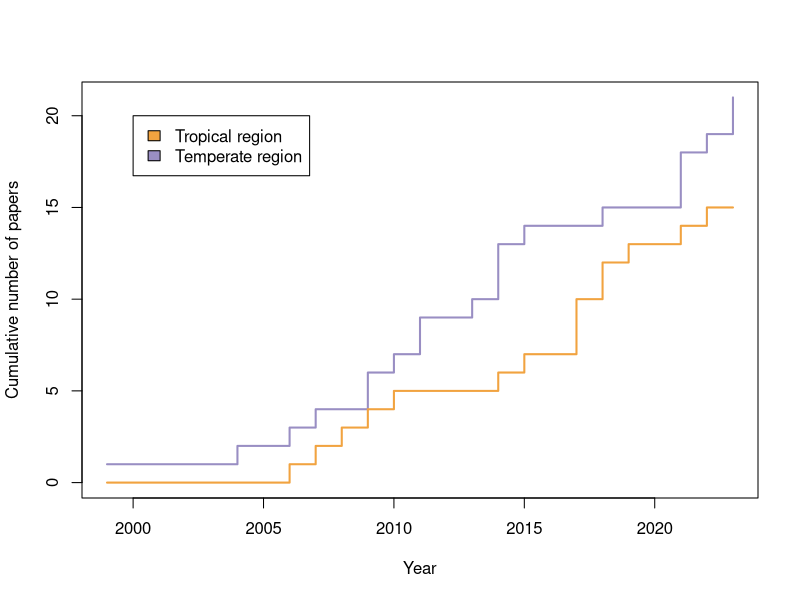

The R script that drew this image:
voteCount <- function(x, Nrand=1E4, toPlot=FALSE) {
	observed <- mean(x)
	random <- numeric(Nrand)
	random[1] <- observed
	for(i in 2:Nrand) {
		random[i] <- mean(sample(c(-1,0,1), size=length(x), replace=T))
	}
	if(toPlot) {
		hist(random)
		abline(v=observed, col="red", lwd=2)
	}
	signif <- sum(abs(random) >= abs(observed))/Nrand
	result <- c(observed, signif)
	names(result) <- c("MeanEI", "Significance")
	return(result)
}

sensitivity <- function(x, study, show.iteration=FALSE) {
	studies <- sort(unique(study))
	Nstudies <- length(studies)
	result <- matrix(nrow=Nstudies+1, ncol=2)
	colnames(result) <- c("MeanEI", "Significance")
	result[1,] <- voteCount(x)
	rownames(result) <- 1:nrow(result)
	rownames(result)[1] <- "None removed"
	for (i in 1:Nstudies) {
		study.i <- studies[i]
		x.i <- x[study != study.i]
		result[i+1,] <- voteCount(x.i)
		row.names(result)[1+i] <- paste(study.i, "removed")
		if(show.iteration) print(i)
	}
	return(result)
}


library(tidyverse)

setwd("e:/Pavel/Profissional/Orientacoes/MES_ori/2020_David/Artigo_David_EIPollination/v2024-01/submission3_ActaOecologica/newAnalyses/")

dados <- read.table("dados_david_paraanalise.csv", stringsAsFactors=TRUE,
	sep="\t", header=TRUE)
dados$Estudo <- as.character(dados$Estudo)
str(dados)


foo <- strsplit(as.character(dados$Estudo), " ")
ano <- numeric(length(foo))
for(i in 1:length(foo)) {
	bar <- foo[[i]][length(foo[[i]])]
	ano[i] <- as.numeric(bar)
}
ano

dados$Ano <- ano


### Studies per year per region

dados.YR <- dados[,c("Estudo", "Ano", "Regiao")]
dados.YR <- unique(dados.YR)
nrow(dados.YR)

dados.YR.N <- aggregate(Estudo ~ Ano + Regiao, data=dados.YR, FUN=length)

dados.YR.N <- as.data.frame(pivot_wider(dados.YR.N, id_cols = Ano, 
	names_from=Regiao, 
	values_from=Estudo))
dados.YR.N <- replace_na(dados.YR.N, list(Temperada=0, Tropical=0))

dados.YR.N <- dados.YR.N[order(dados.YR.N$Ano),]


dados.YR.N$CumulTemperada <- cumsum(dados.YR.N$Temperada)
dados.YR.N$CumulTropical <- cumsum(dados.YR.N$Tropical)

dados.YR.N$Total <- dados.YR.N$Temperada + dados.YR.N$Tropical
str(dados.YR.N)

dados.YR.N$CumulTotal <- cumsum(dados.YR.N$Total)


color.temperate <- "#998ec3"
color.tropical <- "#f1a340"

png(filename="Fig2_PapersPerYear.png", height=20, width=20, unit="cm", res=300)
plot(CumulTemperada ~ Ano, 
	data=dados.YR.N, type="s", lwd=2, 
	col=color.temperate, xlab="Year", ylab="Cumulative number of papers",
	ylim=c(0,max(dados.YR.N$CumulTemperada)))
lines(CumulTropical ~ Ano, data=dados.YR.N, type="s", lwd=2,
	col=color.tropical)
legend(x=2000, y=20, fill=c(color.tropical, color.temperate),
	legend=c("Tropical region", "Temperate region"))
dev.off()


#####################################################################

### Which subsets to analyze:
# abundance
# abundance - temperate region
# abundance - tropical region
# abundance – agricultural edges
# abundance - linear opening edges
# abundance - Diptera
# abundance - Hymenoptera
# abundance - Hymenoptera in the temperate region
# richness
# richness - temperate region
# richness - tropical region
# richness - agricultural edges
# richness - linear opening edges
# richness - Hymenoptera
# visitation
# visitation - temperate region
# visitation - tropical region
# visitation - agricultural edges
# visitation - linear opening edges
# visitation - Hymenoptera
# production
# production - temperate region
# production - tropical region
# production - agricultural edges
# production - linear opening edges
# production - plants visited by Hymenoptera
# production - plants visited by Hymenoptera and Diptera
# production - plants visited by Hymenoptera, Diptera and Lepidoptera.


dados.abundancia <- subset(dados, Abundancia==1)
length(unique(dados.abundancia$Estudo))
nrow(dados.abundancia) 
table(dados.abundancia$Resposta)
sensitivity(x = dados.abundancia$Resposta, study=dados.abundancia$Estudo)

dados.abund.temper <- subset(dados, Abundancia==1 & Regiao=="Temperada")
length(unique(dados.abund.temper$Estudo))
nrow(dados.abund.temper) 
table(dados.abund.temper$Resposta)
sensitivity(x = dados.abund.temper$Resposta, study=dados.abund.temper$Estudo)

dados.abund.trop <- subset(dados, Abundancia==1 & Regiao=="Tropical")
length(unique(dados.abund.trop$Estudo))
nrow(dados.abund.trop) 
table(dados.abund.trop$Resposta)
sensitivity(x = dados.abund.trop$Resposta, study=dados.abund.trop$Estudo)

dados.abund.agric <- subset(dados, Abundancia == 1 & Agropecuaria_ocupaca == 1)
length(unique(dados.abund.agric$Estudo))
nrow(dados.abund.agric) 
table(dados.abund.agric$Resposta)
sensitivity(x = dados.abund.agric$Resposta, study=dados.abund.agric$Estudo)

dados.abund.linear <- subset(dados, Abundancia == 1 & Aberturas_lineares == 1)
length(unique(dados.abund.linear$Estudo))
nrow(dados.abund.linear) 
table(dados.abund.linear$Resposta)
sensitivity(x = dados.abund.linear$Resposta, study=dados.abund.linear$Estudo)

dados.abund.hymenoptera <- subset(dados, Abundancia == 1 & 
	Inseto_ordem == "Hymenoptera")
length(unique(dados.abund.hymenoptera$Estudo))
nrow(dados.abund.hymenoptera) 
table(dados.abund.hymenoptera$Resposta)
sensitivity(x = dados.abund.hymenoptera$Resposta, 
	study=dados.abund.hymenoptera$Estudo)

dados.abund.hymenoptera.temper <- subset(dados, Abundancia == 1 & 
	Inseto_ordem == "Hymenoptera" & Regiao == "Temperada")
length(unique(dados.abund.hymenoptera.temper$Estudo))
nrow(dados.abund.hymenoptera.temper) 
table(dados.abund.hymenoptera.temper$Resposta)
sensitivity(x = dados.abund.hymenoptera.temper$Resposta, 
	study=dados.abund.hymenoptera.temper$Estudo)

dados.riqueza <- subset(dados, Riqueza==1)
length(unique(dados.riqueza$Estudo))
nrow(dados.riqueza) 
table(dados.riqueza$Resposta)
sensitivity(x = dados.riqueza$Resposta, study=dados.riqueza$Estudo)

dados.riqueza.temper <- subset(dados, Riqueza==1 & Regiao == "Temperada")
length(unique(dados.riqueza.temper$Estudo))
nrow(dados.riqueza.temper) 
table(dados.riqueza.temper$Resposta)
sensitivity(x = dados.riqueza.temper$Resposta, study=dados.riqueza.temper$Estudo)

dados.riqueza.trop <- subset(dados, Riqueza==1 & Regiao == "Tropical")
length(unique(dados.riqueza.trop$Estudo))
nrow(dados.riqueza.trop) 
table(dados.riqueza.trop$Resposta)
sensitivity(x = dados.riqueza.trop$Resposta, study=dados.riqueza.trop$Estudo)

dados.riqueza.agric <- subset(dados, Riqueza==1 & 
	Agropecuaria_ocupaca == 1)
length(unique(dados.riqueza.agric$Estudo))
nrow(dados.riqueza.agric) 
table(dados.riqueza.agric$Resposta)
sensitivity(x = dados.riqueza.agric$Resposta, study=dados.riqueza.agric$Estudo)

dados.riqueza.linear <- subset(dados, Riqueza==1 & 
	Aberturas_lineares == 1)
length(unique(dados.riqueza.linear$Estudo))
nrow(dados.riqueza.linear) 
table(dados.riqueza.linear$Resposta)
sensitivity(x = dados.riqueza.linear$Resposta, study=dados.riqueza.linear$Estudo)


dados.riqueza.hymenoptera <- subset(dados, Riqueza==1 & 
	Inseto_ordem == "Hymenoptera")
length(unique(dados.riqueza.hymenoptera$Estudo))
nrow(dados.riqueza.hymenoptera) 
table(dados.riqueza.hymenoptera$Resposta)
sensitivity(x = dados.riqueza.hymenoptera$Resposta, study=dados.riqueza.hymenoptera$Estudo)

dados.visit <- subset(dados, Visitacao == 1)
length(unique(dados.visit$Estudo))
nrow(dados.visit) 
table(dados.visit$Resposta)
sensitivity(x = dados.visit$Resposta, study=dados.visit$Estudo)

dados.visit.temper <- subset(dados, Visitacao == 1 & Regiao=="Temperada")
length(unique(dados.visit.temper$Estudo))
nrow(dados.visit.temper) 
table(dados.visit.temper$Resposta)
sensitivity(x = dados.visit.temper$Resposta, study=dados.visit.temper$Estudo)

dados.visit.trop <- subset(dados, Visitacao == 1 & Regiao=="Tropical")
length(unique(dados.visit.trop$Estudo))
nrow(dados.visit.trop) 
table(dados.visit.trop$Resposta)
sensitivity(x = dados.visit.trop$Resposta, study=dados.visit.trop$Estudo)

dados.visit.agric <- subset(dados, Visitacao == 1 & 
	Agropecuaria_ocupaca==1)
length(unique(dados.visit.agric$Estudo))
nrow(dados.visit.agric) 
table(dados.visit.agric$Resposta)
sensitivity(x = dados.visit.agric$Resposta, study=dados.visit.agric$Estudo)

dados.visit.linear <- subset(dados, Visitacao == 1 & 
	Aberturas_lineares==1)
length(unique(dados.visit.linear$Estudo))
nrow(dados.visit.linear) 
table(dados.visit.linear$Resposta)
sensitivity(x = dados.visit.linear$Resposta, study=dados.visit.linear$Estudo)

dados.visit.hymenoptera <- subset(dados, Visitacao == 1 & 
	Inseto_ordem=="Hymenoptera")
length(unique(dados.visit.hymenoptera$Estudo))
nrow(dados.visit.hymenoptera) 
table(dados.visit.hymenoptera$Resposta)
sensitivity(x = dados.visit.hymenoptera$Resposta, study=dados.visit.hymenoptera$Estudo)

dados.visit.temper.hymenoptera <- subset(dados, Visitacao == 1 & 
	Inseto_ordem=="Hymenoptera" & Regiao=="Temperada")
length(unique(dados.visit.temper.hymenoptera$Estudo))
nrow(dados.visit.temper.hymenoptera) 
table(dados.visit.temper.hymenoptera$Resposta)
sensitivity(x = dados.visit.temper.hymenoptera$Resposta, 
	study=dados.visit.temper.hymenoptera$Estudo)

dados.visit.temper.hymenoptera <- subset(dados, Visitacao == 1 & 
	Inseto_ordem=="Hymenoptera" & Regiao=="Temperada")
length(unique(dados.visit.temper.hymenoptera$Estudo))
nrow(dados.visit.temper.hymenoptera) 
table(dados.visit.temper.hymenoptera$Resposta)
sensitivity(x = dados.visit.temper.hymenoptera$Resposta, 
	study=dados.visit.temper.hymenoptera$Estudo)

dados.visit.temper.agric.hymenoptera <- subset(dados, Visitacao == 1 & 
	Inseto_ordem=="Hymenoptera" & Regiao=="Temperada" &
	Agropecuaria_ocupaca==1)
length(unique(dados.visit.temper.agric.hymenoptera$Estudo))
nrow(dados.visit.temper.agric.hymenoptera) 
table(dados.visit.temper.agric.hymenoptera$Resposta)
sensitivity(x = dados.visit.temper.agric.hymenoptera$Resposta, 
	study=dados.visit.temper.agric.hymenoptera$Estudo)

dados.prod <- subset(dados, (Producao_frutos==1|Producao_sementes==1))
length(unique(dados.prod$Estudo))
nrow(dados.prod) 
table(dados.prod$Resposta)
sensitivity(x = dados.prod$Resposta, 
	study=dados.prod$Estudo)

dados.prod.temper <- subset(dados, (Producao_frutos==1|Producao_sementes==1) &
	Regiao=="Temperada")
length(unique(dados.prod.temper$Estudo))
nrow(dados.prod.temper) 
table(dados.prod.temper$Resposta)
sensitivity(x = dados.prod.temper$Resposta, 
	study=dados.prod.temper$Estudo)

dados.prod.trop <- subset(dados, (Producao_frutos==1|Producao_sementes==1) &
	Regiao=="Tropical")
length(unique(dados.prod.trop$Estudo))
nrow(dados.prod.trop) 
table(dados.prod.trop$Resposta)
sensitivity(x = dados.prod.trop$Resposta, 
	study=dados.prod.trop$Estudo)

dados.prod.agric <- subset(dados, (Producao_frutos==1|Producao_sementes==1) &
	Agropecuaria_ocupaca==1)
length(unique(dados.prod.agric$Estudo))
nrow(dados.prod.agric) 
table(dados.prod.agric$Resposta)
sensitivity(x = dados.prod.agric$Resposta, 
	study=dados.prod.agric$Estudo)

dados.prod.linear <- subset(dados, (Producao_frutos==1|Producao_sementes==1) &
	Aberturas_lineares==1)
length(unique(dados.prod.linear$Estudo))
nrow(dados.prod.linear) 
table(dados.prod.linear$Resposta)
sensitivity(x = dados.prod.linear$Resposta, 
	study=dados.prod.linear$Estudo)

dados.prod.hymenoptera <- subset(dados, 
	(Producao_frutos==1|Producao_sementes==1) &
	Inseto_ordem == "Hymenoptera")
length(unique(dados.prod.hymenoptera$Estudo))
nrow(dados.prod.hymenoptera) 
table(dados.prod.hymenoptera$Resposta)
sensitivity(x = dados.prod.hymenoptera$Resposta, 
	study=dados.prod.hymenoptera$Estudo)

dados.prod.hymenoptera_diptera <- subset(dados, 
	(Producao_frutos==1|Producao_sementes==1) &
	Inseto_ordem == "Hymenoptera e Diptera")
length(unique(dados.prod.hymenoptera_diptera$Estudo))
nrow(dados.prod.hymenoptera_diptera) 
table(dados.prod.hymenoptera_diptera$Resposta)
sensitivity(x = dados.prod.hymenoptera_diptera$Resposta, 
	study=dados.prod.hymenoptera_diptera$Estudo)

dados.prod.hymenoptera_diptera_lepidoptera <- subset(dados, 
	(Producao_frutos==1|Producao_sementes==1) &
	Inseto_ordem == "Hymenoptera, Diptera, Lepidoptera")
length(unique(dados.prod.hymenoptera_diptera_lepidoptera$Estudo))
nrow(dados.prod.hymenoptera_diptera_lepidoptera) 
table(dados.prod.hymenoptera_diptera_lepidoptera$Resposta)
sensitivity(x = dados.prod.hymenoptera_diptera_lepidoptera$Resposta, 
	study=dados.prod.hymenoptera_diptera_lepidoptera$Estudo)

dados.prod.hymenoptera_diptera_lepidoptera <- subset(dados, 
	(Producao_frutos==1|Producao_sementes==1) &
	Inseto_ordem == "Hymenoptera, Diptera, Lepidoptera")
length(unique(dados.prod.hymenoptera_diptera_lepidoptera$Estudo))
nrow(dados.prod.hymenoptera_diptera_lepidoptera) 
table(dados.prod.hymenoptera_diptera_lepidoptera$Resposta)
sensitivity(x = dados.prod.hymenoptera_diptera_lepidoptera$Resposta, 
	study=dados.prod.hymenoptera_diptera_lepidoptera$Estudo)

dados.crossing <- subset(dados, Taxa_cruzamento==1)
length(unique(dados.crossing$Estudo))
nrow(dados.crossing) 
table(dados.crossing$Resposta)
sensitivity(x = dados.crossing$Resposta, 
	study=dados.crossing$Estudo)

dados.crossing.temper <- subset(dados, Taxa_cruzamento==1 &
	Regiao == "Temperada")
length(unique(dados.crossing.temper$Estudo))
nrow(dados.crossing.temper) 
table(dados.crossing.temper$Resposta)
sensitivity(x = dados.crossing.temper$Resposta, 
	study=dados.crossing.temper$Estudo)



observacoesPorFamilia <- table(dados$Planta_familia, dados$Estudo)
estudosPorFamilia <- observacoesPorFamilia > 0
NestudosPorFamilia <- apply(estudosPorFamilia, 1, FUN=sum)
NestudosPorFamilia

observacoesPorOrdem <- table(dados$Inseto_ordem, dados$Estudo)
estudosPorOrdem <- observacoesPorOrdem > 0
NestudosPorOrdem <- apply(estudosPorOrdem, 1, FUN=sum)
NestudosPorOrdem


